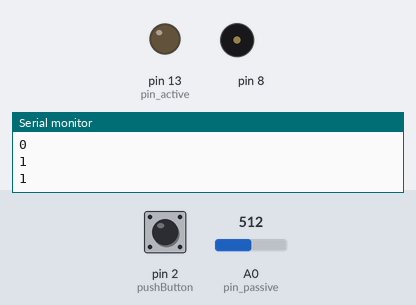
Bench run of a sketch on a simulated Arduino Uno, built with avr-gcc and run on an emulated ATmega328P. Parts: output pins drawn as LEDs (lit = HIGH), buzzer (waves = sounding), the last lines printed to the serial monitor. The inputs (shaded band) are chosen by the test bench; at power-on: pin 2 (pushButton) HIGH, A0 (pin_passive) = 512.

Above: at 1.2 s.
1.3 s: pin 2 (pushButton) pulled LOW for 3.2 s
At 3.16 s:
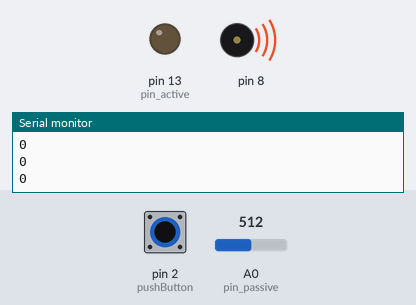
Timing chart, 0 to 5.7 s (numbered marks = the images above; inputs shaded):
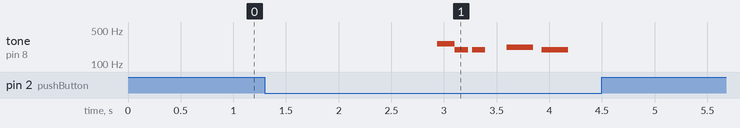

The sketch:

Knock_song.ino
```cpp
#include "pitches.h"

// notes in the melody:
int melody[] = {

        NOTE_C4, NOTE_G3, NOTE_G3, NOTE_A3, NOTE_G3, 0, NOTE_B3, NOTE_C4
};

// note durations: 4 = quarter note, 8 = eighth note, etc.:
int noteDurations[] = {
        4, 8, 8, 4, 4, 4, 4, 4
};

const int pin_passive = A0;
const int pin_active = 13;
const int pin_led = 7;
const int pushButton = 2;
const int lag = 8;
int buttonState = 0;
int buttonState1 = 0;
int currentState = 0;
int previousState = 0;
int buttonCounter = 0;
int thisNote;
int cons0 = 0;
int cons1 = 0;
bool led_state;
bool button_state = 0;
long long last_note, melody_duration, melody_last_time;
int knockValue;

void setup() {
    Serial.begin(9600);
    pinMode(pushButton, INPUT);
    pinMode(pin_passive, INPUT);
    pinMode(pin_active, OUTPUT);
}

void ResetButton() {
    buttonState = 0;
    buttonState1 = 0;
    currentState = 0;
    previousState = 0;
    buttonCounter = 0;
    cons0 = 0;
    cons1 = 0;

}
bool brk=0;
void CheckButton() {brk=0;
    buttonState = digitalRead(pushButton);
    Serial.println(buttonState);
    if (buttonState == LOW) {
        cons0++;
        if (cons0 >= lag)cons1 = 0;
    } else if (buttonState == HIGH) {
        cons1++;
        if (cons1 >= lag)cons0 = 0;
    }
    if (currentState == LOW && cons1 == lag)currentState = HIGH;
    else if (currentState == HIGH && cons1 == lag)currentState = LOW;
    buttonState1 = currentState;
    if (buttonState1)brk=1;
    Serial.println(buttonState1);
}

void SingPlease() {
    melody_last_time = millis();
    melody_last_time = millis();
    melody_duration = 1000 / 4 * 1.30 * 8;
    last_note = millis();
    for (thisNote = 0; thisNote < 8;) {
        long long noteDuration = 1000 / noteDurations[thisNote];
        long long pauseBetweenNotes = noteDuration * 1.3;

        if (millis() - last_note > pauseBetweenNotes) {
            led_state = 1;
            digitalWrite(pin_led, led_state);
            tone(8, melody[thisNote], noteDuration);
            thisNote++;
            last_note = millis();
        }
        if (millis() - last_note > noteDuration && led_state) {
            led_state = 0;
            digitalWrite(pin_led, led_state);
        }

        CheckButton();
        if(brk==1)break;
    }
}

void loop() {
    knockValue = analogRead(pin_passive);
    if (millis() - melody_last_time > melody_duration)
        if (knockValue > 10) {
            buttonState1 = 0;
            ResetButton();
            while (buttonState1 == 0)
                SingPlease();
        }
}
```

Measured:
- after the input at 1.3 s, tone on pin 8: plays 262 Hz for 0.17 s, 196 Hz for 0.13 s, 196 Hz for 0.13 s, 220 Hz for 0.25 s, 196 Hz for 0.25 s, starting after 1.6 s
